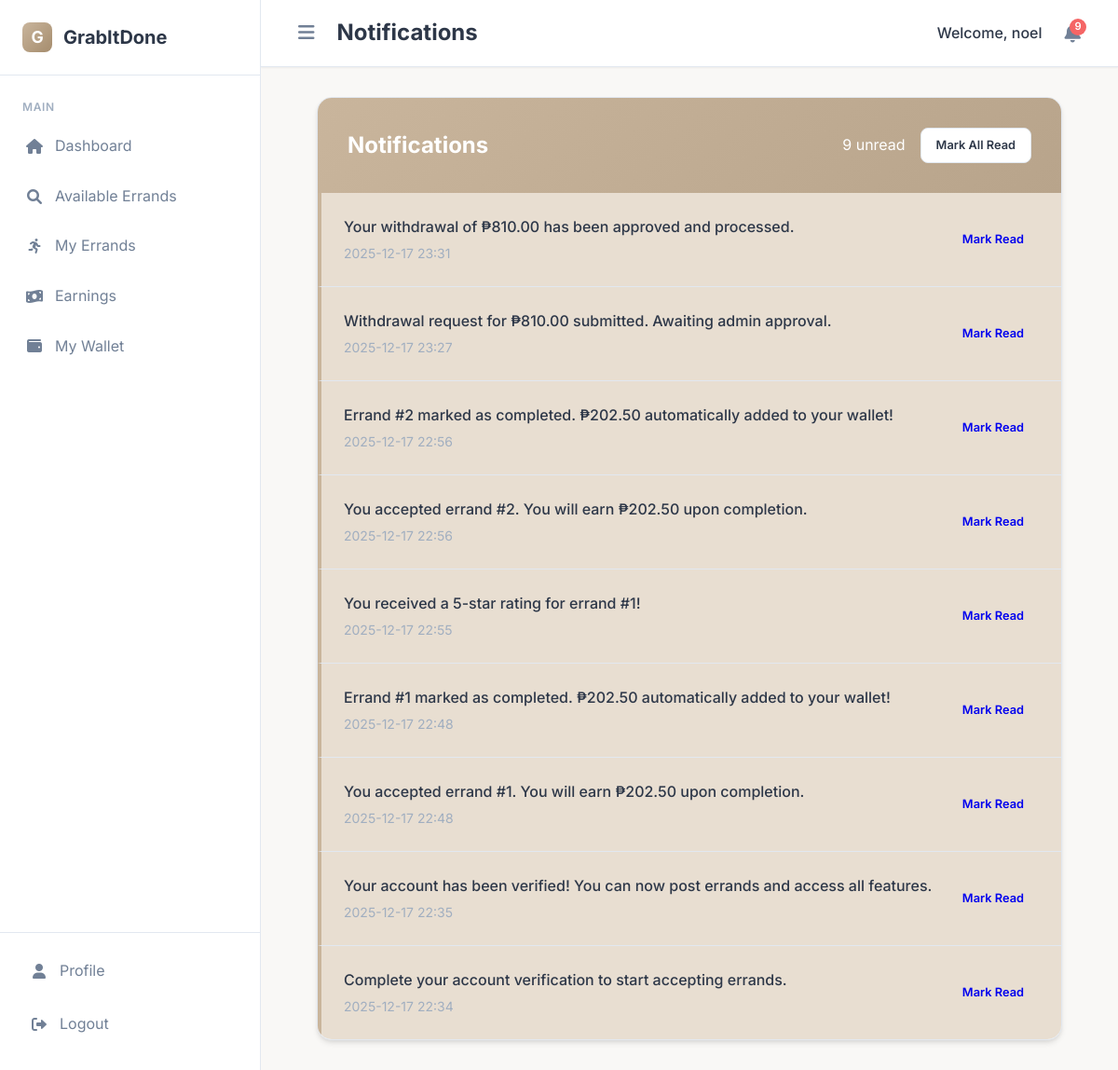
Screenshot of /notifications (signed in) with the database file from the repository.
### app/models.py (models this page shows)
class Notification(db.Model):
    id = db.Column(db.Integer, primary_key=True)
    user_id = db.Column(db.Integer, db.ForeignKey('user.id'), nullable=False)
    message = db.Column(db.Text, nullable=False)
    is_read = db.Column(db.Boolean, default=False)
    created_at = db.Column(db.DateTime, default=datetime.utcnow)
    user = db.relationship('User', backref='user_notifications')

### app/routes.py (the view)
@bp.route('/notifications')
@login_required()
def notifications():
    user_notifications = Notification.query.filter_by(
        user_id=session['user_id']
    ).order_by(Notification.created_at.desc()).all()
    return render_template('shared/notifications.html', notifications=user_notifications)

### app/routes.py (called while the page is built)
def validate_session():
    if 'user_id' not in session:
        return False
    session_hash = session.get('session_id')
    cookie_session = request.cookies.get('user_session')
    if not session_hash or not cookie_session:
        return False
    expected_cookie = f"{session['user_id']}_{session_hash}"
    return cookie_session == expected_cookie

### app/templates/shared/notifications.html (shortened to what this page needs)
{% extends 'base.html' %}
{% block header_title %}Notifications{% endblock %}
{% block content %}
<div class="auth-container">
    <div class="auth-card">
        <div class="auth-header">
            <h2>Notifications</h2>
            <div class="header-actions">
                {% if unread_notification_count > 0 %}
                    {{ unread_notification_count }} unread
                {% endif %}
                {% if notifications %}
                <a href="{{ url_for('main.mark_all_read') }}" class="btn btn-secondary btn-sm">
                    Mark All Read
                </a>
                {% endif %}
            </div>
        </div>
        <div class="auth-form">
            {% if notifications %}
            <div class="notification-list">
                {% for notification in notifications %}
                <div class="notification-item {% if not notification.is_read %}unread{% endif %}">
                    <div class="notification-content">
                        <div class="notification-message">{{ notification.message }}</div>
                        <div class="notification-time">{{ notification.created_at.strftime('%Y-%m-%d %H:%M') }}</div>
                    </div>
                    <div class="action-buttons">
                        {% if not notification.is_read %}
                        <a href="{{ url_for('main.mark_notification_read', notification_id=notification.id) }}" class="btn btn-success btn-sm">Mark Read</a>
                        {% else %}
                        <span class="badge badge-success">Read</span>
                        {% endif %}
                    </div>
                </div>
                {% endfor %}
            </div>
            {% endif %}
        </div>
    </div>
</div>
{% endblock %}

### app/templates/base.html (style rules this page uses)
:root { --primary: #C9B59C; --primary-dark: #B8A48B; --primary-light: #E8DED1; --secondary: #D9CFC7; --accent: #A58C6D; --background: #F9F8F6; --surface: #FFFFFF; --text-primary: #2D3748; --text-secondary: #718096; --text-muted: #A0AEC0; --border: #E2E8F0; --success: #48BB78; --warning: #ED8936; --error: #F56565; --info: #4299E1; --shadow-sm: 0 1px 2px 0 rgba(0, 0, 0, 0.05); --shadow: 0 1px 3px 0 rgba(0, 0, 0, 0.1), 0 1px 2px 0 rgba(0, 0, 0, 0.06); --shadow-md: 0 4px 6px -1px rgba(0, 0, 0, 0.1), 0 2px 4px -1px rgba(0, 0, 0, 0.06); --shadow-lg: 0 10px 15px -3px rgba(0, 0, 0, 0.1), 0 4px 6px -2px rgba(0, 0, 0, 0.05); --radius: 8px; --radius-lg: 16px; --sidebar-width: 280px; --sidebar-width-collapsed: 70px; }
* { margin: 0; padding: 0; box-sizing: border-box; }
body { font-family: 'Inter', sans-serif; line-height: 1.6; color: var(--text-primary); background: var(--background); min-height: 100vh; }
.header-actions { display: flex; align-items: center; gap: 1.5rem; }
.btn { display: inline-flex; align-items: center; justify-content: center; gap: 0.5rem; padding: 0.75rem 1.5rem; border: none; border-radius: var(--radius); font-weight: 600; font-size: 0.9rem; text-decoration: none; cursor: pointer; font-family: inherit; }
.btn-secondary { background: var(--surface); color: var(--text-primary); border: 1px solid var(--border); }
.btn-sm { padding: 0.5rem 1rem; font-size: 0.8rem; }

### app/templates/shared/notifications.html (style rules this page uses)
.auth-container { max-width: 800px; margin: 0 auto; }
.auth-card { background: var(--surface); border-radius: var(--radius-lg); box-shadow: var(--shadow-md); border: 1px solid var(--border); overflow: hidden; }
.auth-header { background: linear-gradient(135deg, var(--primary), var(--primary-dark)); color: white; padding: 2rem; display: flex; justify-content: space-between; align-items: center; }
.auth-header h2 { margin: 0; font-size: 1.5rem; }
.auth-form { padding: 0; }
.notification-list { list-style: none; }
.notification-item { display: flex; justify-content: space-between; align-items: center; padding: 1.5rem; border-bottom: 1px solid var(--border); transition: var(--transition); }
.notification-item:last-child { border-bottom: none; }
.notification-item.unread { background: var(--primary-light); border-left: 4px solid var(--primary); }
.notification-content { flex: 1; }
.notification-message { font-weight: 500; margin-bottom: 0.25rem; color: var(--text-primary); }
.notification-time { font-size: 0.875rem; color: var(--text-muted); }
.action-buttons { display: flex; gap: 0.5rem; }
.header-actions { display: flex; gap: 1rem; }

### rows the page displays
Notification: message "Your withdrawal of ₱810.00 has been approved and processed.", created_at "2025-12-17 23:31"
Notification: message "Withdrawal request for ₱810.00 submitted. Awaiting admin approval.", created_at "2025-12-17 23:27"
Notification: message "Errand #2 marked as completed. ₱202.50 automatically added to your wallet!", created_at "2025-12-17 22:56"
Notification: message "You accepted errand #2. You will earn ₱202.50 upon completion.", created_at "2025-12-17 22:56"
Notification: message "You received a 5-star rating for errand #1!", created_at "2025-12-17 22:55"
Notification: message "Errand #1 marked as completed. ₱202.50 automatically added to your wallet!", created_at "2025-12-17 22:48"
Notification: message "You accepted errand #1. You will earn ₱202.50 upon completion.", created_at "2025-12-17 22:48"
Notification: message "Your account has been verified! You can now post errands and access all features.", created_at "2025-12-17 22:35"
Notification: message "Complete your account verification to start accepting errands.", created_at "2025-12-17 22:34"

### other values shown
{{ session.get('username') }} "noel"
{{ unread_notification_count }} "9"
